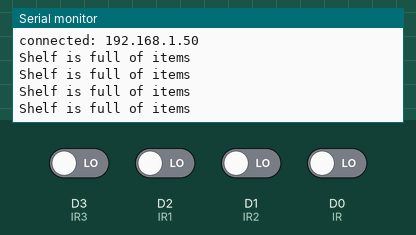
The sketch below on a simulated ESP8266 (NodeMCU). Shown: the last lines printed to the serial monitor. The inputs (shaded band) are chosen by the test bench; at power-on: D0 (IR), D1 (IR2), D2 (IR1), D3 (IR3) LOW. WiFi joins after 1.5 s; servers stay silent unless stated.

Above: at 2.7 s.
2.8 s: D3 (IR3) driven HIGH
At 3.13 s:
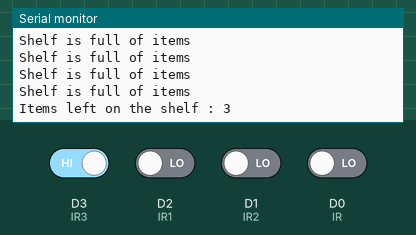
5.1 s: D2 (IR1) driven HIGH
At 5.59 s:
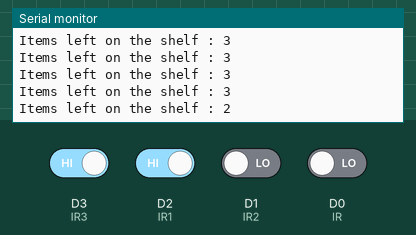
6.6 s: D1 (IR2) driven HIGH
At 6.99 s:
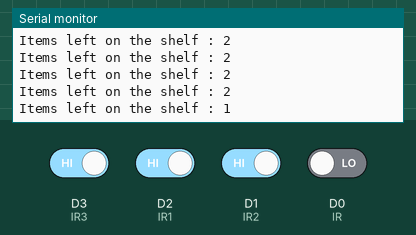
8.1 s: D0 (IR) driven HIGH
At 8.39 s:
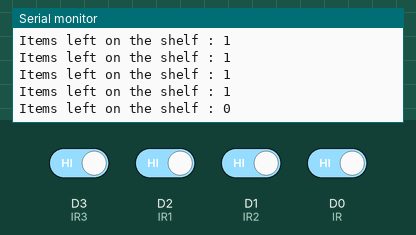
Timing chart, 0 to 10.6 s (numbered marks = the images above; inputs shaded):
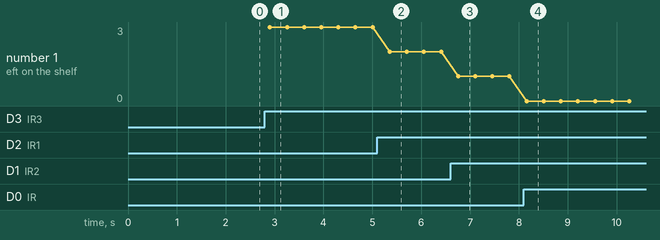

Measured:
- after the input at 2.8 s, the serial monitor: prints a new line after 0.10 s (image 1)
- after the input at 5.1 s, the serial monitor: prints a new line after 0.26 s (image 2)
- after the input at 6.6 s, the serial monitor: prints a new line after 0.16 s (image 3)
- after the input at 8.1 s, the serial monitor: prints a new line after 0.06 s (image 4)
- plotted number 1: 3 → 2 after the input at 5.1 s, 2 → 1 after the input at 6.6 s, 1 → 0 after the input at 8.1 s

The sketch:

Smart_shelfs.ino
```cpp
// (licence header left out)
// FirebaseDemo_ESP8266 is a sample that demo the different functions
// of the FirebaseArduino API.

#include <ESP8266WiFi.h>
#include <FirebaseArduino.h>

// Set these to run example.
#define FIREBASE_HOST ""
#define FIREBASE_AUTH ""
#define WIFI_SSID "" //Your SSID
#define WIFI_PASSWORD ""

#define IR D0
#define IR1 D2
#define IR2 D1
#define IR3 D3
bool ir;
bool ir1;
bool ir2;
bool ir3;

void setup() {
  Serial.begin(9600);

  // connect to wifi.
  WiFi.begin(WIFI_SSID, WIFI_PASSWORD);
  Serial.print("connecting");
  while (WiFi.status() != WL_CONNECTED) {
    Serial.print(".");
    delay(500);
  }
  Serial.println();
  Serial.print("connected: ");
  Serial.println(WiFi.localIP());

  Firebase.begin(FIREBASE_HOST,FIREBASE_AUTH);
  pinMode(IR,INPUT);
  pinMode(IR1,INPUT);
  pinMode(IR2,INPUT);
  pinMode(IR3,INPUT);
}

int n = 0;

void loop() {
  // set value
  int t;
  ir=digitalRead(IR);
  ir1=digitalRead(IR1);
  ir2=digitalRead(IR2);
  ir3=digitalRead(IR3);

  if(ir==1 && ir1==1 && ir2==1 && ir3==1)
  {
    Serial.println("Items left on the shelf : 0");
    t=0;
    delay(200);
  }
  else if(ir==0 && ir1==1 && ir2==1 && ir3==1)
  {
    Serial.println("Items left on the shelf : 1");
    t=1;
    delay(200);
  }
    else if(ir==1 && ir1==0 && ir2==1 && ir3==1)
  {
    Serial.println("Items left on the shelf : 1");
    t=1;
    delay(200);
  }
    else if(ir==1 && ir1==1 && ir2==0 && ir3==1)
  {
    Serial.println("Items left on the shelf : 1");
    t=1;
    delay(200);
  }
  else if(ir==1 && ir1==1 && ir2==1 && ir3==0)
  {
    Serial.println("Items left on the shelf : 1");
    t=1;
    delay(200);
  }
  else if(ir==0 && ir1==0 && ir2==1 && ir3==1)
  {
    Serial.println("Items left on the shelf : 2");
    t=2;
    delay(200);
  }
  else if(ir==1 && ir1==0 && ir2==0 && ir3==1)
  {
    Serial.println("Items left on the shelf : 2");
    t=2;
    delay(200);
  }
  else if(ir==1 && ir1==1 && ir2==0 && ir3==0)
  {
    Serial.println("Items left on the shelf : 2");
    t=2;
    delay(200);
  }
  else if(ir==0 && ir1==1 && ir2==1 && ir3==0)
  {
    Serial.println("Items left on the shelf : 2");
    t=2;
    delay(200);
  }
  else if(ir==0 && ir1==1 && ir2==0 && ir3==1)
  {
    Serial.println("Items left on the shelf : 2");
    t=2;
    delay(200);
  }
  else if(ir==1 && ir1==0 && ir2==1 && ir3==0)
  {
    Serial.println("Items left on the shelf : 2");
    t=2;
    delay(200);
  }
  else if(ir==1 && ir1==0 && ir2==0 && ir3==0)
  {
    Serial.println("Items left on the shelf : 3");
    t=3;
    delay(200);
  }
  else if(ir==0 && ir1==1 && ir2==0 && ir3==0)
  {
    Serial.println("Items left on the shelf : 3");
    t=3;
    delay(200);
  }
  else if(ir==0 && ir1==0 && ir2==1 && ir3==0)
  {
    Serial.println("Items left on the shelf : 3");
    t=3;
    delay(200);
  }
  else if(ir==0 && ir1==0 && ir2==0 && ir3==1)
  {
    Serial.println("Items left on the shelf : 3");
    t=3;
    delay(200);
  }
  else if(ir==0 && ir1==0 && ir2==0 && ir3==0)
  {
    Serial.println("Shelf is full of items");
    t=4;
    delay(200);
  }
  Firebase.setInt("Items left on the shelf",t);

  // put your main code here, to run repeatedly:

  }
```
